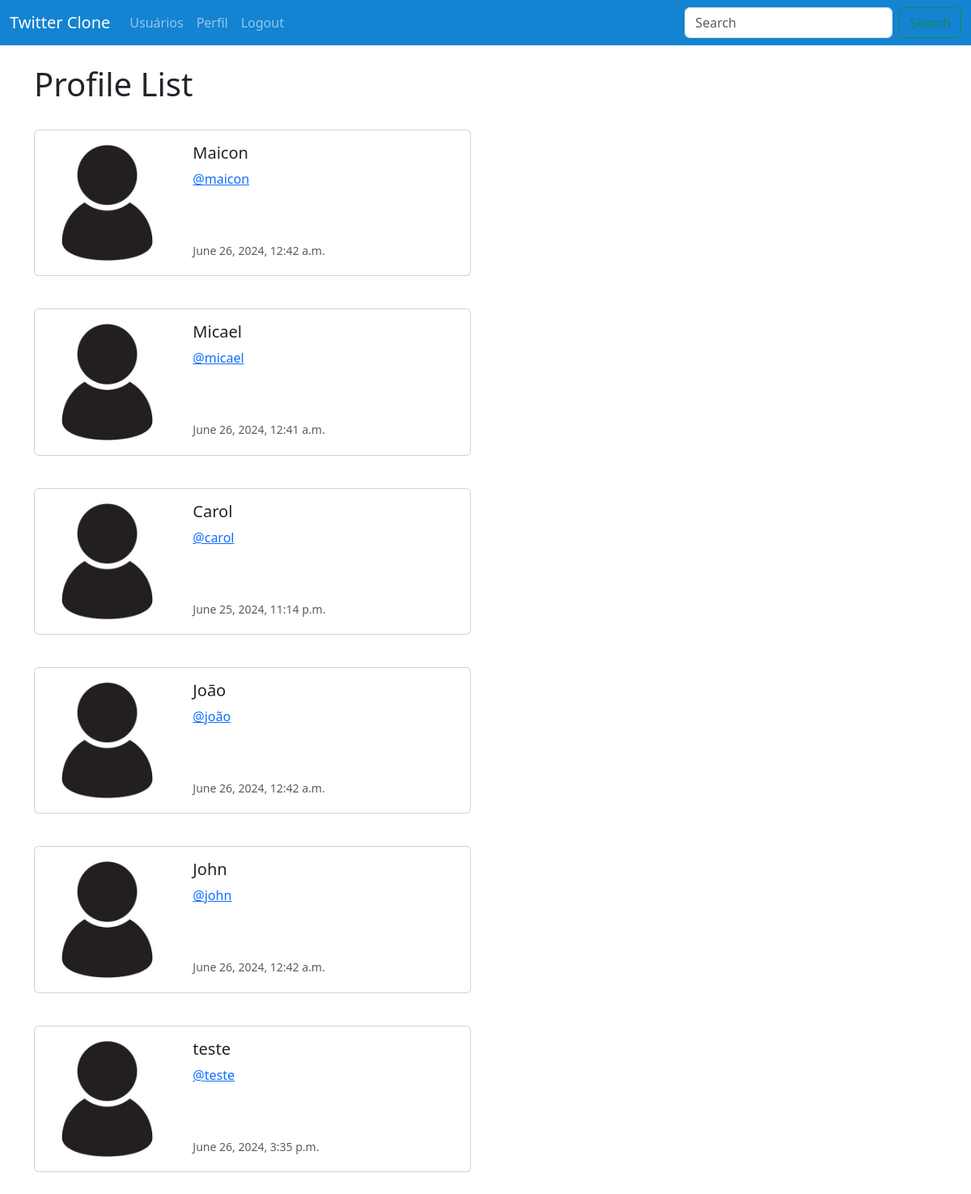
Screenshot of /profile_list/ (signed in) with the database file from the repository.
### musker/models.py (models this page shows, shortened)
class Profile(models.Model):
    user = models.OneToOneField(User, on_delete=models.CASCADE)
    follows = models.ManyToManyField('self',
                                     related_name='followed_by',
                                     symmetrical=False,
                                     blank=True)
    datee_modified = models.DateTimeField(User, auto_now=True)

### musker/views.py (the view)
# urls.py: path('profile_list/', views.profile_list, name='profile_list'),
def profile_list(request):
    if request.user.is_authenticated:
        profiles = Profile.objects.exclude(user = request.user)
        return render(request,'profile_list.html', {"profiles":profiles} )
    else:
        messages.success(request, ("Você deve estar logado.."))
        return redirect('home')

### musker/templates/profile_list.html
{% extends 'base.html' %}
{% load static %}
{% block content %}
<h1>Profile List</h1>
<br/>
{% if profiles %}
    {% for profile in profiles%}
    <div class="card mb-3" style="max-width: 540px;">
        <div class="row g-0">
          <div class="col-md-4">
            <img src="{% static 'images/profile.jpg' %}" class="img-fluid rounded-start" alt="Profile image">
          </div>
          <div class="col-md-8">
            <div class="card-body">
              <h5 class="card-title">{{profile.user.username}}</h5>
              <p class="card-text"><a href="{% url 'profile' profile.user.id %}">@{{profile.user.username|lower}}</a></p>
              <br/><br/>
              <p class="card-text"><small class="text-body-secondary">{{profile.datee_modified}}</small></p>
            </div>
          </div>
        </div>
      </div>
      <br/>
    {% endfor %}
{% endif %}
{% endblock %}

### musker/templates/base.html (shortened to what this page needs)
<!doctype html>
<html lang="en">
  <head>
    <link href="https://cdn.jsdelivr.net/npm/bootstrap@5.3.3/dist/css/bootstrap.min.css" rel="stylesheet">
  </head>
  <body>
    {% include 'navbar.html' %}
    <div class="container">
      <br/>
        {% block content %}
        {% endblock %}
    </div>
  </body>
</html>

### musker/templates/navbar.html (shortened to what this page needs)
<nav class="navbar navbar-expand-lg navbar-dark "  style="background-color: #1483d2" >
    <div class="container-fluid">
      <a class="navbar-brand" href="{% url 'home'%}">Twitter Clone</a>
      <div class="collapse navbar-collapse" id="navbarSupportedContent">
        <ul class="navbar-nav me-auto mb-2 mb-lg-0">
          <li class="nav-item">
            <a class="nav-link" href="{% url 'profile_list' %}">Usuários</a>
          </li>
          {% if user.is_authenticated %}
            <li class="nav-item">
              <a class="nav-link" href="{% url 'profile' request.user.id %}">Perfil</a>
            </li>
            <li class="nav-item">
              <a class="nav-link" href="{% url 'logout'  %}">Logout</a>
            </li>
          {% endif %}
        </ul>
        <form class="d-flex" role="search">
          <input class="form-control me-2" type="search" placeholder="Search" aria-label="Search">
          <button class="btn btn-outline-success" type="submit">Search</button>
        </form>
      </div>
    </div>
  </nav>

### rows the page displays
Profile: user.username "Maicon", user.username "maicon", datee_modified "June 26, 2024, 12:42 a.m."
Profile: user.username "Micael", user.username "micael", datee_modified "June 26, 2024, 12:41 a.m."
Profile: user.username "Carol", user.username "carol", datee_modified "June 25, 2024, 11:14 p.m."
Profile: user.username "João", user.username "joão", datee_modified "June 26, 2024, 12:42 a.m."
Profile: user.username "John", user.username "john", datee_modified "June 26, 2024, 12:42 a.m."
Profile: user.username "teste", datee_modified "June 26, 2024, 3:35 p.m."
